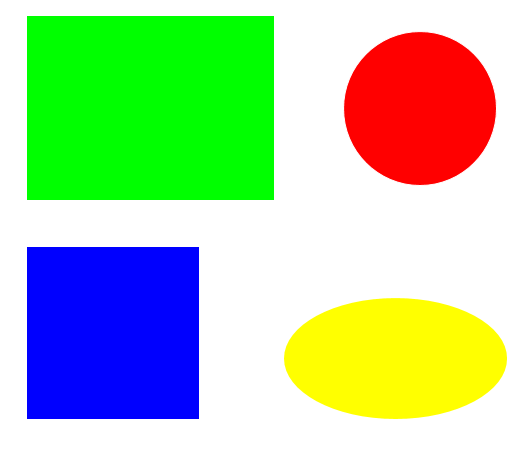
//> input picture image/h-1.png, 525 x 451 px
$ ./2轮廓坐标   (built with g++ and OpenCV 4)
//> lines starting //> are read from the running program, lines starting //| are printed output that depends on the picture; after the words box and inside, x2 and y2 are one past the last pixel; in counts of white or black regions, pixels touching at a corner belong together
#include <iostream>
#include <opencv2/core.hpp>
#include <opencv2/highgui.hpp>
#include <opencv2/imgproc.hpp>
#include <opencv/cv.h>

using namespace std;
int main()
{
    CvMemStorage *storage = cvCreateMemStorage(0);   // 内存存储序列
    IplImage *img = cvLoadImage("/h-1.png", 0);  //-1默认读原通道，0灰度图，1彩图
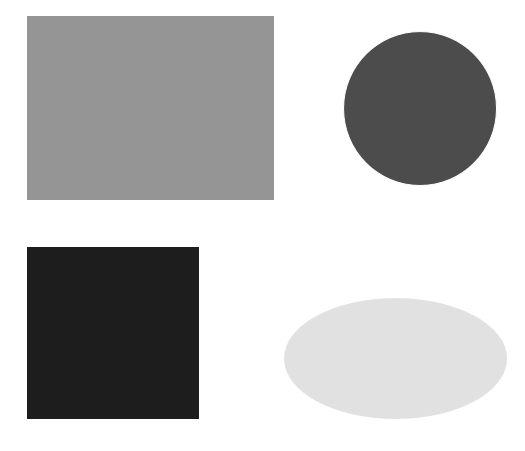
//> img: 451 rows x 525 cols, CV_8UC1; min 29, max 255, mean 189.9
    IplImage *imgColor = cvCreateImage(cvGetSize(img), 8, 3);
    IplImage *contoursImage = cvCreateImage(cvGetSize(img), 8, 1);

    cvShowImage("origin", img);

    CvSeq *contours = 0, *contoursTemp = 0;
    cvZero(contoursImage);
    cvThreshold(img, img, 200, 255, CV_THRESH_BINARY);  // 二值化操作
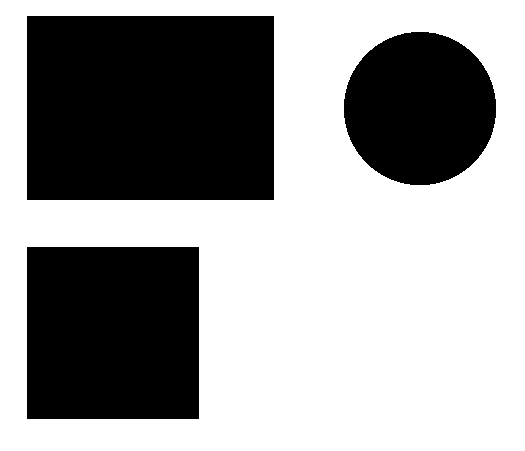
//> img: 451 rows x 525 cols, CV_8UC1; 60.6% white; 3 black regions, box (x1, y1, x2, y2) and area: (27, 16, 274, 200) 45448, (27, 247, 199, 419) 29584, (344, 32, 496, 185) 18324
    cvShowImage("thres", img);
    cvCvtColor(img, imgColor, CV_GRAY2BGR);
//> imgColor: 451 rows x 525 cols, CV_8UC3; 60.6% white; 3 black regions
    int totals = cvFindContours(img, storage,&contours, sizeof(CvContour),    //img必须是一个二值图像 storage 用来存储的contours指向存储的第一个轮廓
        CV_RETR_CCOMP, CV_CHAIN_APPROX_NONE, cvPoint(0,0));
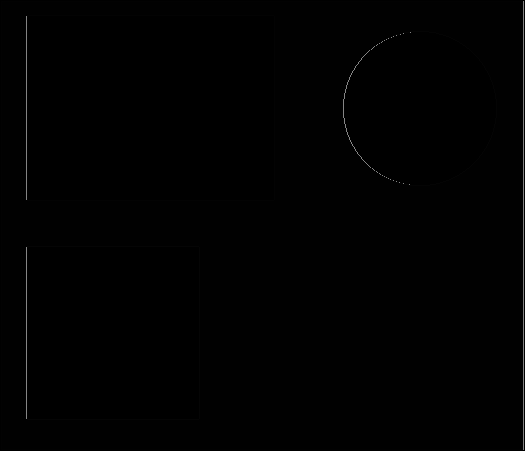
//> img: 451 rows x 525 cols, CV_8UC1; min 0, max 133, mean 1.1
//> contours = 1 contour; box (x1, y1, x2, y2) and area: (1, 1, 524, 450) 233856; totals = 4
    contoursTemp = contours;
//> contoursTemp has the same summary as contours
    int count = 0;
    int i;
    for(;contoursTemp != 0; contoursTemp = contoursTemp -> h_next)  /// 这样可以访问每一个轮廓  ====横向轮廓
    {
        for(i = 0; i < contoursTemp -> total; i++)    // 提取一个轮廓的所有坐标点
        {
            CvPoint *pt = (CvPoint*) cvGetSeqElem(contoursTemp, i);   // 得到一个轮廓中一个点的函数cvGetSeqElem
            cvSetReal2D(contoursImage, pt->y, pt->x, 255.0);
            cvSet2D(imgColor, pt->y, pt->x, cvScalar(0,0,255,0));
        }
        count ++;
        CvSeq *InterCon = contoursTemp->v_next;// 访问每个轮廓的纵向轮廓
        //画出countersImage图像中的轮廓
        for(; InterCon != 0; InterCon = InterCon ->h_next)
        {
            for(i = 0; i < InterCon->total; i++ )
            {
                CvPoint *pt = (CvPoint*)cvGetSeqElem(InterCon, i);
                cvSetReal2D(contoursImage, pt->y, pt->x, 255.0);
                cvSet2D(imgColor, pt->y, pt->x, cvScalar(0, 255, 0, 0));
                cout<<pt->x<<":"<<pt->y<<endl;
            }
        }
    }
//> this loop made 1 pass
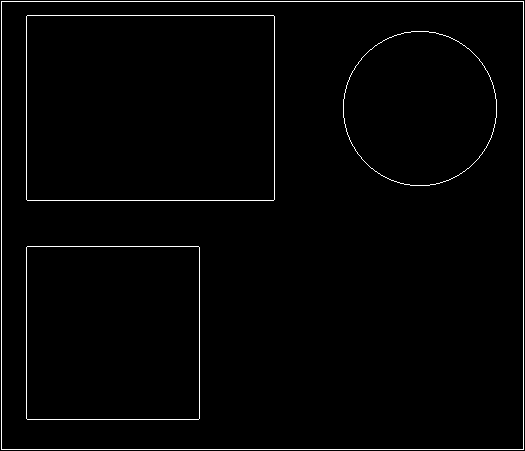
//> contoursImage: 451 rows x 525 cols, CV_8UC1; 1.7% white in thin lines or dots
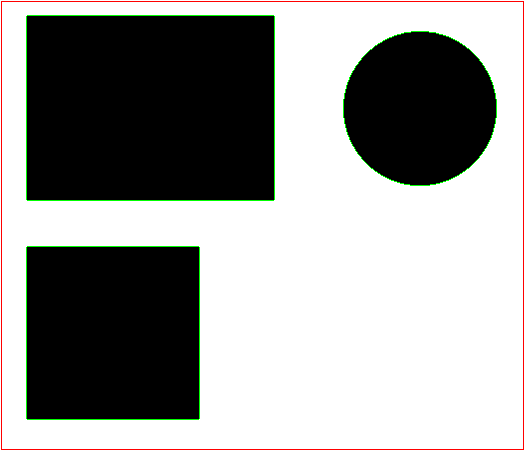
//> imgColor: 451 rows x 525 cols, CV_8UC3; mean B, G, R 150.2, 152.4, 152.3
//> after the loop, contoursTemp = 0 contours; count = 1
    cvNamedWindow("contoursImage");
    cvShowImage("contoursImage", contoursImage);
    cvNamedWindow("imgColor");
    cvShowImage("imgColor",imgColor);
    cvWaitKey(0);
    cvReleaseMemStorage(&storage);      // 也要释放内存序列空间
    cvReleaseImage(&contoursImage);
    cvReleaseImage(&imgColor);
    cvDestroyWindow("contoursImage");
    cvDestroyWindow("imgColor");
    return 0;
}

$ run again, with image/h-2.png copied over image/h-1.png
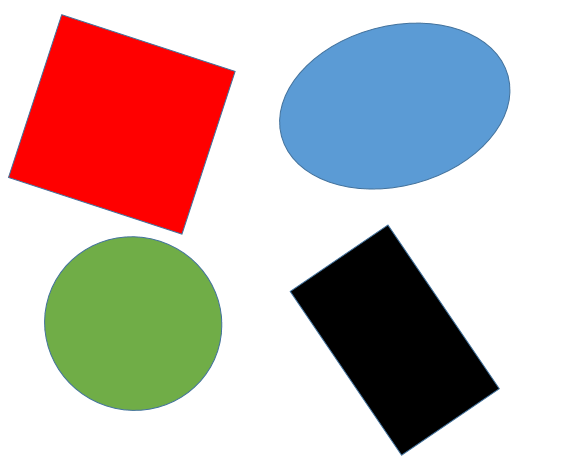
//> input picture image/h-2.png, 575 x 466 px
//> `int totals = cvFindContours(img, storage,&contours, sizeof(CvContour),..`:
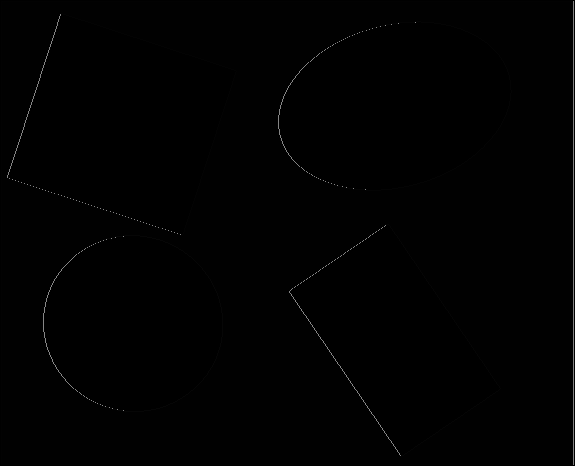
//> img: 466 rows x 575 cols, CV_8UC1; min 0, max 134, mean 1.2
//> contours = 1 contour; box (x1, y1, x2, y2) and area: (1, 1, 574, 465) 264836; totals = 5
//> `contoursTemp = contours;`: contoursTemp has the same summary as contours
//> the loop `for(;contoursTemp != 0; contoursTemp = contoursTemp -> h_next)` made 1 pass
//> after the loop `for(;contoursTemp != 0; contoursTemp = contoursTemp -> h_next)`:
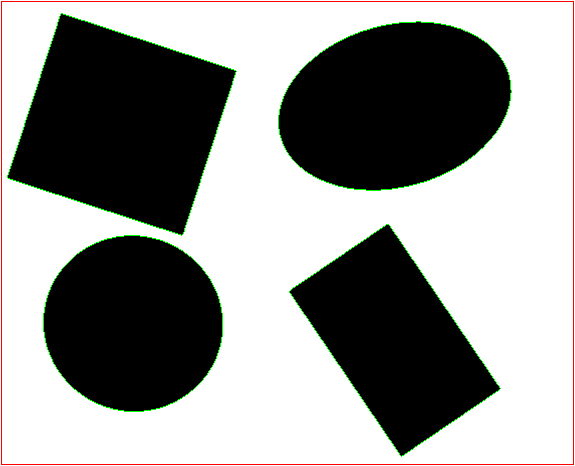
//> imgColor: 466 rows x 575 cols, CV_8UC3; mean B, G, R 146.4, 148.5, 148.3
//> after the loop `for(;contoursTemp != 0; contoursTemp = contoursTemp -> h_next)`: contoursTemp = 0 contours; count = 1

$ run again, with image/h-3.png copied over image/h-1.png
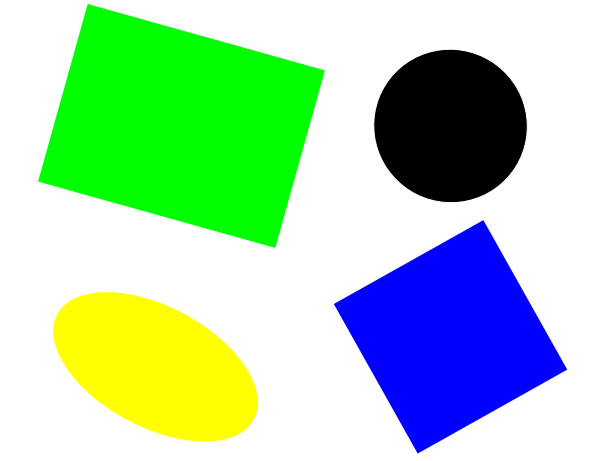
//> input picture image/h-3.png, 593 x 461 px
//> `int totals = cvFindContours(img, storage,&contours, sizeof(CvContour),..`:
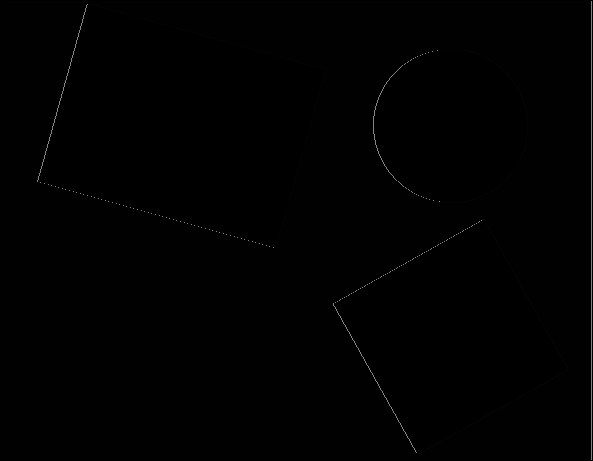
//> img: 461 rows x 593 cols, CV_8UC1; min 0, max 133, mean 1.2
//> contours = 1 contour; box (x1, y1, x2, y2) and area: (1, 1, 592, 460) 270220; totals = 4
//> `contoursTemp = contours;`: contoursTemp has the same summary as contours
//> the loop `for(;contoursTemp != 0; contoursTemp = contoursTemp -> h_next)` made 1 pass
//> after the loop `for(;contoursTemp != 0; contoursTemp = contoursTemp -> h_next)`:
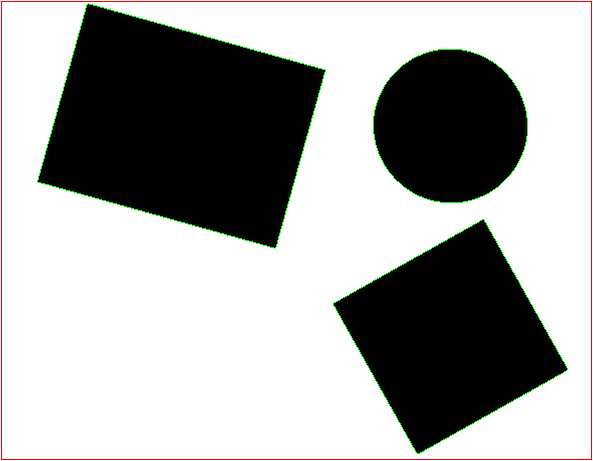
//> imgColor: 461 rows x 593 cols, CV_8UC3; mean B, G, R 164.3, 166, 166.2
//> after the loop `for(;contoursTemp != 0; contoursTemp = contoursTemp -> h_next)`: contoursTemp = 0 contours; count = 1

$ run again, with image/h-4.png copied over image/h-1.png
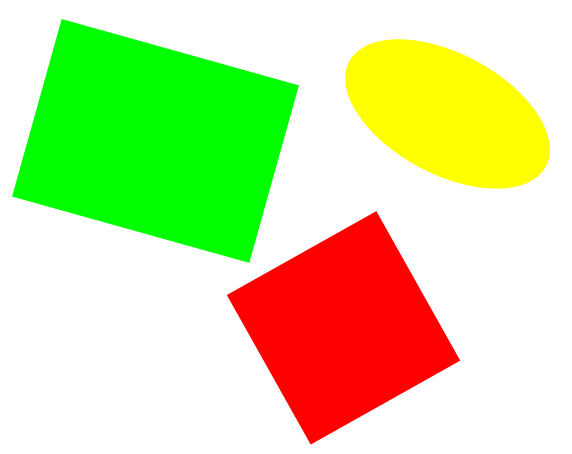
//> input picture image/h-4.png, 572 x 454 px
//> `int totals = cvFindContours(img, storage,&contours, sizeof(CvContour),..`:
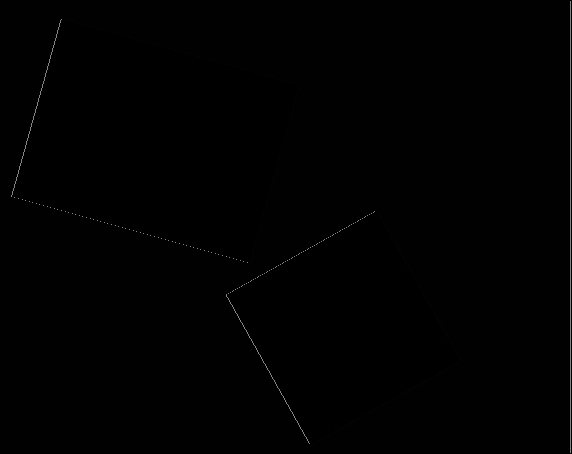
//> img: 454 rows x 572 cols, CV_8UC1; min 0, max 132, mean 1.2
//> contours = 1 contour; box (x1, y1, x2, y2) and area: (1, 1, 571, 453) 256619; totals = 3
//> `contoursTemp = contours;`: contoursTemp has the same summary as contours
//> the loop `for(;contoursTemp != 0; contoursTemp = contoursTemp -> h_next)` made 1 pass
//> after the loop `for(;contoursTemp != 0; contoursTemp = contoursTemp -> h_next)`:
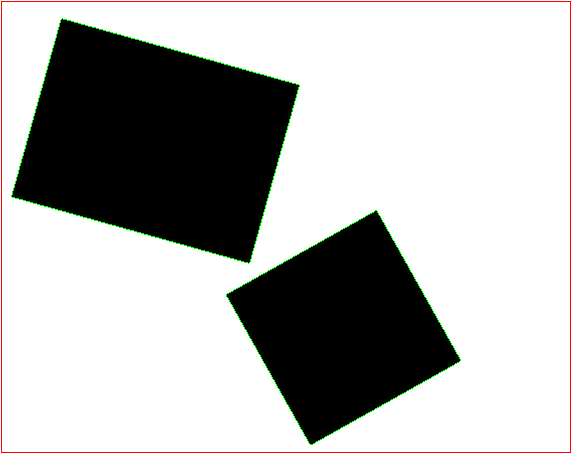
//> imgColor: 454 rows x 572 cols, CV_8UC3; mean B, G, R 178, 179.4, 180
//> after the loop `for(;contoursTemp != 0; contoursTemp = contoursTemp -> h_next)`: contoursTemp = 0 contours; count = 1
